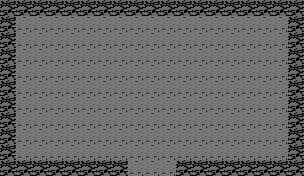

Rendered tile map (Tiled .tmx) drawn with the repository's tilesets; below, a short description and the full map source, tile grids included:
An orthogonal 19x11 tile map with 16x16 px tiles, 1 tile layer (Tile Layer 1), 2 tilesets and 3 objects (Table).

<map version="1.10" tiledversion="1.11.2" orientation="orthogonal" renderorder="right-down" width="19" height="11" tilewidth="16" tileheight="16" infinite="0" nextlayerid="3" nextobjectid="4">
 <tileset firstgid="1" source="villageElder.tsx" />
 <tileset firstgid="4" source="../../../elderProps.tsx" />
 <layer id="1" name="Tile Layer 1" width="19" height="11">
  <data encoding="csv">
1,1,1,1,1,1,1,1,1,1,1,1,1,1,1,1,1,1,1,
1,3,3,3,3,3,3,3,3,3,3,3,3,3,3,3,3,3,1,
1,3,3,3,3,3,3,3,3,3,3,3,3,3,3,3,3,3,1,
1,3,3,3,3,3,3,3,3,3,3,3,3,3,3,3,3,3,1,
1,3,3,3,3,3,3,3,3,3,3,3,3,3,3,3,3,3,1,
1,3,3,3,3,3,3,3,3,3,3,3,3,3,3,3,3,3,1,
1,3,3,3,3,3,3,3,3,3,3,3,3,3,3,3,3,3,1,
1,3,3,3,3,3,3,3,3,3,3,3,3,3,3,3,3,3,1,
1,3,3,3,3,3,3,3,3,3,3,3,3,3,3,3,3,3,1,
1,3,3,3,3,3,3,3,3,3,3,3,3,3,3,3,3,3,1,
1,1,1,1,1,1,1,1,3,3,3,1,1,1,1,1,1,1,1
</data>
 </layer>
 <objectgroup id="2" name="Object Layer 1">
  <object id="1" name="royal_chair" type="Table" gid="4" x="137.498" y="54.4452" width="28.8905" height="35.1095">
   <properties>
    <property name="functionField" value="The Chair of the Elder of the village. Since when could a small village afford a golden chair?" />
   </properties>
  </object>
  <object id="2" gid="5" x="61.7385" y="97.1307" width="24.3675" height="31.1519" />
  <object id="3" gid="5" x="232.481" y="97.9788" width="26.0636" height="30.8693" />
 </objectgroup>
</map>
